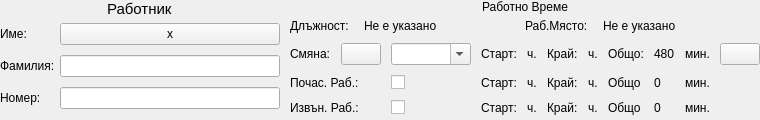
       <widget class="QWidget" name="workerInfoHolder" native="true">
        <property name="sizePolicy">
         <sizepolicy hsizetype="Expanding" vsizetype="Expanding">
          <horstretch>0</horstretch>
          <verstretch>0</verstretch>
         </sizepolicy>
        </property>
        <property name="minimumSize">
         <size>
          <width>0</width>
          <height>0</height>
         </size>
        </property>
        <layout class="QHBoxLayout" name="horizontalLayout_5">
         <property name="spacing">
          <number>10</number>
         </property>
         <property name="leftMargin">
          <number>0</number>
         </property>
         <property name="topMargin">
          <number>0</number>
         </property>
         <property name="rightMargin">
          <number>0</number>
         </property>
         <property name="bottomMargin">
          <number>5</number>
         </property>
         <item alignment="Qt::AlignLeft|Qt::AlignTop">
          <widget class="QWidget" name="workerHolder" native="true">
           <property name="minimumSize">
            <size>
             <width>280</width>
             <height>0</height>
            </size>
           </property>
           <property name="maximumSize">
            <size>
             <width>16777215</width>
             <height>16777215</height>
            </size>
           </property>
           <layout class="QVBoxLayout" name="verticalLayout_5">
            <property name="spacing">
             <number>5</number>
            </property>
            <property name="leftMargin">
             <number>0</number>
            </property>
            <property name="topMargin">
             <number>0</number>
            </property>
            <property name="rightMargin">
             <number>0</number>
            </property>
            <property name="bottomMargin">
             <number>0</number>
            </property>
            <item alignment="Qt::AlignHCenter|Qt::AlignTop">
             <widget class="QLabel" name="label">
              <property name="styleSheet">
               <string notr="true">* {
	font-size: 11pt;
}</string>
              </property>
              <property name="text">
               <string>Работник</string>
              </property>
             </widget>
            </item>
            <item>
             <widget class="QWidget" name="widget_7" native="true">
              <property name="minimumSize">
               <size>
                <width>0</width>
                <height>0</height>
               </size>
              </property>
              <property name="maximumSize">
               <size>
                <width>16777215</width>
                <height>16777215</height>
               </size>
              </property>
              <layout class="QVBoxLayout" name="verticalLayout_7">
               <property name="spacing">
                <number>0</number>
               </property>
               <property name="leftMargin">
                <number>0</number>
               </property>
               <property name="topMargin">
                <number>0</number>
               </property>
               <property name="rightMargin">
                <number>0</number>
               </property>
               <property name="bottomMargin">
                <number>0</number>
               </property>
               <item>
                <layout class="QFormLayout" name="modeLayout">
                 <property name="horizontalSpacing">
                  <number>5</number>
                 </property>
                 <property name="verticalSpacing">
                  <number>10</number>
                 </property>
                 <item row="0" column="0">
                  <widget class="QLabel" name="label_2">
                   <property name="text">
                    <string>Име:</string>
                   </property>
                  </widget>
                 </item>
                 <item row="1" column="0">
                  <widget class="QLabel" name="label_4">
                   <property name="text">
                    <string>Фамилия:</string>
                   </property>
                  </widget>
                 </item>
                 <item row="1" column="1">
                  <widget class="QLineEdit" name="workerLastNameLineEdit">
                   <property name="focusPolicy">
                    <enum>Qt::NoFocus</enum>
                   </property>
                   <property name="readOnly">
                    <bool>true</bool>
                   </property>
                  </widget>
                 </item>
                 <item row="2" column="0">
                  <widget class="QLabel" name="label_13">
                   <property name="text">
                    <string>Номер:</string>
                   </property>
                  </widget>
                 </item>
                 <item row="2" column="1">
                  <widget class="QLineEdit" name="workerNumberLineEdit">
                   <property name="focusPolicy">
                    <enum>Qt::NoFocus</enum>
                   </property>
                   <property name="readOnly">
                    <bool>true</bool>
                   </property>
                  </widget>
                 </item>
                 <item row="0" column="1">
                  <widget class="QWidget" name="widget_14" native="true">
                   <layout class="QHBoxLayout" name="horizontalLayout_34">
                    <property name="spacing">
                     <number>5</number>
                    </property>
                    <property name="leftMargin">
                     <number>0</number>
                    </property>
                    <property name="topMargin">
                     <number>0</number>
                    </property>
                    <property name="rightMargin">
                     <number>0</number>
                    </property>
                    <property name="bottomMargin">
                     <number>0</number>
                    </property>
                    <item>
                     <widget class="QPushButton" name="clearWorkerNameBtn">
                      <property name="text">
                       <string>x</string>
                      </property>
                     </widget>
                    </item>
                   </layout>
                  </widget>
                 </item>
                </layout>
               </item>
              </layout>
             </widget>
            </item>
           </layout>
          </widget>
         </item>
         <item alignment="Qt::AlignTop">
          <widget class="QWidget" name="workerShiftsHolder" native="true">
           <layout class="QVBoxLayout" name="verticalLayout_6">
            <property name="spacing">
             <number>5</number>
            </property>
            <property name="leftMargin">
             <number>0</number>
            </property>
            <property name="topMargin">
             <number>0</number>
            </property>
            <property name="rightMargin">
             <number>0</number>
            </property>
            <property name="bottomMargin">
             <number>0</number>
            </property>
            <item>
             <widget class="QWidget" name="widget_3" native="true">
              <layout class="QVBoxLayout" name="verticalLayout_9">
               <property name="spacing">
                <number>0</number>
               </property>
               <property name="leftMargin">
                <number>0</number>
               </property>
               <property name="topMargin">
                <number>0</number>
               </property>
               <property name="rightMargin">
                <number>0</number>
               </property>
               <property name="bottomMargin">
                <number>0</number>
               </property>
               <item>
                <widget class="QLabel" name="label_12">
                 <property name="text">
                  <string>Работно Време</string>
                 </property>
                 <property name="alignment">
                  <set>Qt::AlignCenter</set>
                 </property>
                </widget>
               </item>
              </layout>
             </widget>
            </item>
            <item>
             <widget class="QWidget" name="widget_11" native="true">
              <layout class="QVBoxLayout" name="verticalLayout_10">
               <property name="spacing">
                <number>0</number>
               </property>
               <property name="leftMargin">
                <number>0</number>
               </property>
               <property name="topMargin">
                <number>0</number>
               </property>
               <property name="rightMargin">
                <number>0</number>
               </property>
               <property name="bottomMargin">
                <number>5</number>
               </property>
               <item>
                <layout class="QGridLayout" name="gridLayout">
                 <item row="0" column="0" alignment="Qt::AlignLeft">
                  <widget class="QWidget" name="widget_12" native="true">
                   <layout class="QHBoxLayout" name="horizontalLayout_12">
                    <property name="spacing">
                     <number>15</number>
                    </property>
                    <property name="leftMargin">
                     <number>0</number>
                    </property>
                    <property name="topMargin">
                     <number>0</number>
                    </property>
                    <property name="rightMargin">
                     <number>0</number>
                    </property>
                    <property name="bottomMargin">
                     <number>0</number>
                    </property>
                    <item>
                     <widget class="QLabel" name="label_22">
                      <property name="text">
                       <string>Длъжност:</string>
                      </property>
                     </widget>
                    </item>
                    <item>
                     <widget class="QLabel" name="workerPositionLineEdit">
                      <property name="text">
                       <string>Не е указано</string>
                      </property>
                     </widget>
                    </item>
                   </layout>
                  </widget>
                 </item>
                 <item row="0" column="1" alignment="Qt::AlignLeft">
                  <widget class="QWidget" name="widget_13" native="true">
                   <layout class="QHBoxLayout" name="horizontalLayout_13">
                    <property name="spacing">
                     <number>15</number>
                    </property>
                    <property name="leftMargin">
                     <number>0</number>
                    </property>
                    <property name="topMargin">
                     <number>0</number>
                    </property>
                    <property name="rightMargin">
                     <number>0</number>
                    </property>
                    <property name="bottomMargin">
                     <number>0</number>
                    </property>
                    <item>
                     <widget class="QLabel" name="label_26">
                      <property name="text">
                       <string>Раб.Място:</string>
                      </property>
                     </widget>
                    </item>
                    <item>
                     <widget class="QLabel" name="workerPlaceLineEdit">
                      <property name="text">
                       <string>Не е указано</string>
                      </property>
                     </widget>
                    </item>
                   </layout>
                  </widget>
                 </item>
                </layout>
               </item>
              </layout>
             </widget>
            </item>
            <item>
             <widget class="QWidget" name="newModelInfoHolder" native="true">
              <property name="minimumSize">
               <size>
                <width>0</width>
                <height>0</height>
               </size>
              </property>
              <layout class="QVBoxLayout" name="verticalLayout_8">
               <property name="spacing">
                <number>0</number>
               </property>
               <property name="leftMargin">
                <number>0</number>
               </property>
               <property name="topMargin">
                <number>0</number>
               </property>
               <property name="rightMargin">
                <number>0</number>
               </property>
               <property name="bottomMargin">
                <number>0</number>
               </property>
               <item>
                <widget class="QWidget" name="widget_6" native="true">
                 <layout class="QHBoxLayout" name="horizontalLayout_17">
                  <property name="spacing">
                   <number>0</number>
                  </property>
                  <property name="leftMargin">
                   <number>0</number>
                  </property>
                  <property name="topMargin">
                   <number>0</number>
                  </property>
                  <property name="rightMargin">
                   <number>0</number>
                  </property>
                  <property name="bottomMargin">
                   <number>0</number>
                  </property>
                  <item>
                   <layout class="QGridLayout" name="newModelLayout">
                    <property name="spacing">
                     <number>10</number>
                    </property>
                    <item row="2" column="3">
                     <widget class="QWidget" name="overtimeStartWidget" native="true">
                      <layout class="QHBoxLayout" name="horizontalLayout_6">
                       <property name="spacing">
                        <number>5</number>
                       </property>
                       <property name="leftMargin">
                        <number>0</number>
                       </property>
                       <property name="topMargin">
                        <number>0</number>
                       </property>
                       <property name="rightMargin">
                        <number>0</number>
                       </property>
                       <property name="bottomMargin">
                        <number>0</number>
                       </property>
                       <item>
                        <widget class="QLabel" name="label_19">
                         <property name="text">
                          <string>ч.</string>
                         </property>
                        </widget>
                       </item>
                      </layout>
                     </widget>
                    </item>
                    <item row="0" column="8">
                     <widget class="QLabel" name="label_27">
                      <property name="text">
                       <string>мин.</string>
                      </property>
                     </widget>
                    </item>
                    <item row="0" column="7">
                     <widget class="QLabel" name="shiftTotalMins">
                      <property name="text">
                       <string>480</string>
                      </property>
                     </widget>
                    </item>
                    <item row="2" column="4">
                     <widget class="QLabel" name="label_18">
                      <property name="text">
                       <string>Край:</string>
                      </property>
                     </widget>
                    </item>
                    <item row="1" column="3">
                     <widget class="QWidget" name="hourlyStartWidget" native="true">
                      <layout class="QHBoxLayout" name="horizontalLayout_10">
                       <property name="spacing">
                        <number>5</number>
                       </property>
                       <property name="leftMargin">
                        <number>0</number>
                       </property>
                       <property name="topMargin">
                        <number>0</number>
                       </property>
                       <property name="rightMargin">
                        <number>0</number>
                       </property>
                       <property name="bottomMargin">
                        <number>0</number>
                       </property>
                       <item>
                        <widget class="QLabel" name="label_16">
                         <property name="text">
                          <string>ч.</string>
                         </property>
                        </widget>
                       </item>
                      </layout>
                     </widget>
                    </item>
                    <item row="2" column="2">
                     <widget class="QLabel" name="label_3">
                      <property name="text">
                       <string>Старт:</string>
                      </property>
                     </widget>
                    </item>
                    <item row="1" column="6">
                     <widget class="QLabel" name="label_23">
                      <property name="text">
                       <string>Общо</string>
                      </property>
                     </widget>
                    </item>
                    <item row="1" column="0">
                     <widget class="QLabel" name="label_9">
                      <property name="text">
                       <string>Почас. Раб.:</string>
                      </property>
                     </widget>
                    </item>
                    <item row="2" column="1">
                     <widget class="QCheckBox" name="isOvertimeWorking">
                      <property name="focusPolicy">
                       <enum>Qt::NoFocus</enum>
                      </property>
                      <property name="text">
                       <string/>
                      </property>
                     </widget>
                    </item>
                    <item row="2" column="5">
                     <widget class="QWidget" name="overtimeEndWidget" native="true">
                      <layout class="QHBoxLayout" name="horizontalLayout_7">
                       <property name="spacing">
                        <number>5</number>
                       </property>
                       <property name="leftMargin">
                        <number>0</number>
                       </property>
                       <property name="topMargin">
                        <number>0</number>
                       </property>
                       <property name="rightMargin">
                        <number>0</number>
                       </property>
                       <property name="bottomMargin">
                        <number>0</number>
                       </property>
                       <item>
                        <widget class="QLabel" name="label_20">
                         <property name="text">
                          <string>ч.</string>
                         </property>
                        </widget>
                       </item>
                      </layout>
                     </widget>
                    </item>
                    <item row="0" column="2">
                     <widget class="QLabel" name="label_7">
                      <property name="text">
                       <string>Старт:</string>
                      </property>
                     </widget>
                    </item>
                    <item row="2" column="7">
                     <widget class="QLabel" name="overtimeTotalMins">
                      <property name="text">
                       <string>0</string>
                      </property>
                     </widget>
                    </item>
                    <item row="1" column="7">
                     <widget class="QLabel" name="hourlyTotalMins">
                      <property name="text">
                       <string>0</string>
                      </property>
                     </widget>
                    </item>
                    <item row="1" column="8">
                     <widget class="QLabel" name="label_28">
                      <property name="text">
                       <string>мин.</string>
                      </property>
                     </widget>
                    </item>
                    <item row="1" column="2">
                     <widget class="QLabel" name="label_8">
                      <property name="text">
                       <string>Старт:</string>
                      </property>
                     </widget>
                    </item>
                    <item row="2" column="6">
                     <widget class="QLabel" name="label_24">
                      <property name="text">
                       <string>Общо</string>
                      </property>
                     </widget>
                    </item>
                    <item row="0" column="4">
                     <widget class="QLabel" name="label_10">
                      <property name="text">
                       <string>Край:</string>
                      </property>
                     </widget>
                    </item>
                    <item row="0" column="6">
                     <widget class="QLabel" name="label_21">
                      <property name="text">
                       <string>Общо:</string>
                      </property>
                     </widget>
                    </item>
                    <item row="2" column="8">
                     <widget class="QLabel" name="label_29">
                      <property name="text">
                       <string>мин.</string>
                      </property>
                     </widget>
                    </item>
                    <item row="1" column="1">
                     <widget class="QCheckBox" name="isHourlyWorking">
                      <property name="focusPolicy">
                       <enum>Qt::NoFocus</enum>
                      </property>
                      <property name="text">
                       <string/>
                      </property>
                      <property name="checked">
                       <bool>false</bool>
                      </property>
                     </widget>
                    </item>
                    <item row="0" column="5">
                     <widget class="QWidget" name="shiftEndWidget" native="true">
                      <layout class="QHBoxLayout" name="horizontalLayout_9">
                       <property name="spacing">
                        <number>5</number>
                       </property>
                       <property name="leftMargin">
                        <number>0</number>
                       </property>
                       <property name="topMargin">
                        <number>0</number>
                       </property>
                       <property name="rightMargin">
                        <number>0</number>
                       </property>
                       <property name="bottomMargin">
                        <number>0</number>
                       </property>
                       <item>
                        <widget class="QLabel" name="label_15">
                         <property name="text">
                          <string>ч.</string>
                         </property>
                        </widget>
                       </item>
                      </layout>
                     </widget>
                    </item>
                    <item row="0" column="3">
                     <widget class="QWidget" name="shiftStartWidget" native="true">
                      <layout class="QHBoxLayout" name="horizontalLayout_8">
                       <property name="spacing">
                        <number>5</number>
                       </property>
                       <property name="leftMargin">
                        <number>0</number>
                       </property>
                       <property name="topMargin">
                        <number>0</number>
                       </property>
                       <property name="rightMargin">
                        <number>0</number>
                       </property>
                       <property name="bottomMargin">
                        <number>0</number>
                       </property>
                       <item>
                        <widget class="QLabel" name="label_14">
                         <property name="text">
                          <string>ч.</string>
                         </property>
                        </widget>
                       </item>
                      </layout>
                     </widget>
                    </item>
                    <item row="1" column="4">
                     <widget class="QLabel" name="label_11">
                      <property name="text">
                       <string>Край:</string>
                      </property>
                     </widget>
                    </item>
                    <item row="2" column="0">
                     <widget class="QLabel" name="label_6">
                      <property name="text">
                       <string>Извън. Раб.:</string>
                      </property>
                     </widget>
                    </item>
                    <item row="1" column="5">
                     <widget class="QWidget" name="hourlyEndWidget" native="true">
                      <layout class="QHBoxLayout" name="horizontalLayout_11">
                       <property name="spacing">
                        <number>5</number>
                       </property>
                       <property name="leftMargin">
                        <number>0</number>
                       </property>
                       <property name="topMargin">
                        <number>0</number>
                       </property>
                       <property name="rightMargin">
                        <number>0</number>
                       </property>
                       <property name="bottomMargin">
                        <number>0</number>
                       </property>
                       <item>
                        <widget class="QLabel" name="label_17">
                         <property name="text">
                          <string>ч.</string>
                         </property>
                        </widget>
                       </item>
                      </layout>
                     </widget>
                    </item>
                    <item row="0" column="9">
                     <widget class="QPushButton" name="addNewShiftBtn">
                      <property name="toolTip">
                       <string>Добавяне на смяна</string>
                      </property>
                      <property name="text">
                       <string/>
                      </property>
                      <property name="icon">
                       <iconset resource="../../../resources.qrc">
                        <normaloff>:/icons/app/assets/icons/List-Down-Minimalistic--Streamline-Solar-Broken.svg</normaloff>:/icons/app/assets/icons/List-Down-Minimalistic--Streamline-Solar-Broken.svg</iconset>
                      </property>
                      <property name="iconSize">
                       <size>
                        <width>16</width>
                        <height>16</height>
                       </size>
                      </property>
                     </widget>
                    </item>
                    <item row="0" column="1">
                     <widget class="QComboBox" name="shiftNameLineEdit">
                      <property name="minimumSize">
                       <size>
                        <width>80</width>
                        <height>0</height>
                       </size>
                      </property>
                      <property name="editable">
                       <bool>true</bool>
                      </property>
                      <property name="sizeAdjustPolicy">
                       <enum>QComboBox::AdjustToContents</enum>
                      </property>
                      <property name="iconSize">
                       <size>
                        <width>12</width>
                        <height>12</height>
                       </size>
                      </property>
                      <property name="placeholderText">
                       <string>Редовна</string>
                      </property>
                     </widget>
                    </item>
                    <item row="0" column="0" alignment="Qt::AlignLeft">
                     <widget class="QWidget" name="widget_20" native="true">
                      <layout class="QHBoxLayout" name="horizontalLayout_28">
                       <property name="spacing">
                        <number>10</number>
                       </property>
                       <property name="leftMargin">
                        <number>0</number>
                       </property>
                       <property name="topMargin">
                        <number>0</number>
                       </property>
                       <property name="rightMargin">
                        <number>0</number>
                       </property>
                       <property name="bottomMargin">
                        <number>0</number>
                       </property>
                       <item>
                        <widget class="QLabel" name="label_5">
                         <property name="text">
                          <string>Смяна:</string>
                         </property>
                        </widget>
                       </item>
                       <item>
                        <widget class="QPushButton" name="addShiftsBtn">
                         <property name="focusPolicy">
                          <enum>Qt::NoFocus</enum>
                         </property>
                         <property name="text">
                          <string/>
                         </property>
                         <property name="icon">
                          <iconset resource="../../../resources.qrc">
                           <normaloff>:/icons/app/assets/icons/Add-Square--Streamline-Solar-Broken.svg</normaloff>:/icons/app/assets/icons/Add-Square--Streamline-Solar-Broken.svg</iconset>
                         </property>
                         <property name="iconSize">
                          <size>
                           <width>20</width>
                           <height>20</height>
                          </size>
                         </property>
                        </widget>
                       </item>
                      </layout>
                     </widget>
                    </item>
                   </layout>
                  </item>
                 </layout>
                </widget>
               </item>
              </layout>
             </widget>
            </item>
           </layout>
          </widget>
         </item>
        </layout>
       </widget>
